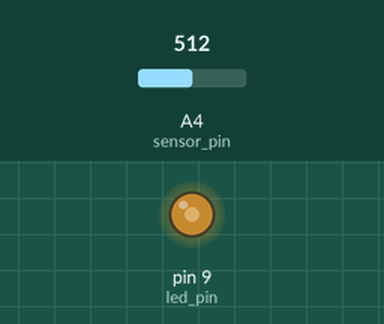
This sketch was run on a simulated Arduino Uno, built with avr-gcc and run on an emulated ATmega328P. Parts: output pins drawn as LEDs (lit = HIGH). Inputs (shaded band) come from the test bench; at power-on: A4 (sensor_pin) = 512.

Above: at 1.2 s.
1.3 s: A4 (sensor_pin) set to 306
At 2.0 s:
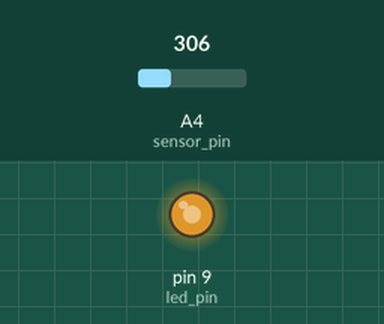
2.8 s: A4 (sensor_pin) set to 244
At 3.1 s:
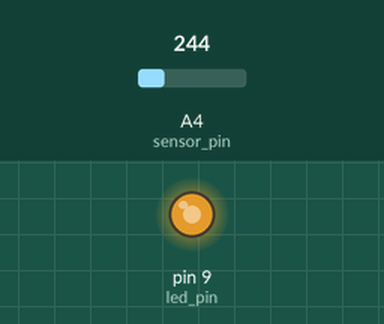
4.3 s: A4 (sensor_pin) set to 900
At 5.5 s:
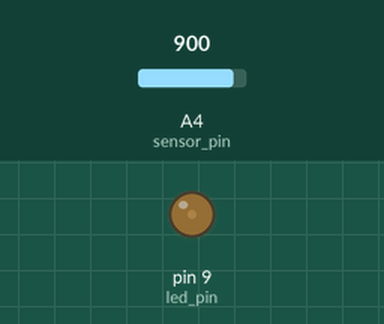
Timing chart, 0 to 7.3 s (numbered marks = the images above; inputs shaded):
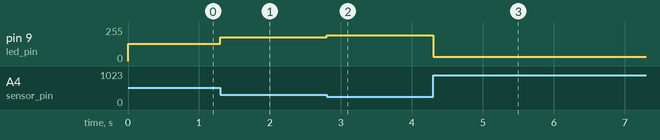

The sketch:

Glow_led_according_sensor2.ino
```cpp
const int sensor_pin = A4;
const int led_pin = 9;
const int fadeAmount = 1;
const int fade_delay = 0;
const int max_value = 254;
int bright = 0;
int current_bright = 1;
int sensorValue ;
int inc_value ;
int dec_value ;
void setup() {
 // Serial.begin(9600);
}
void loop() {
  sensorValue = analogRead(sensor_pin);
  int  current_bright2 = map(sensorValue, 0, 1023, 0, max_value);
  current_bright = max_value - current_bright2+1 ;

//  Serial.print(" current_bright -> ");
//  Serial.print(current_bright);
//  Serial.print(" current_bright-2 -> ");
//  Serial.print(current_bright2);
//  Serial.print(" bright -> ");
//  Serial.println(bright);


  //fade in =================================
  if (bright < current_bright) {
    inc_value  = current_bright - bright ;
    for (int i = 1 ; i <= inc_value ; i++) {
      bright = bright + 1;

//      Serial.print(" current_bright -> ");
//      Serial.print(current_bright);
//      Serial.print(" current_bright-2 -> ");
//      Serial.print(current_bright2);
//
//      Serial.print(" inc_value -> ");
//      Serial.print(inc_value);
//      Serial.print(" in_bright -> ");
//      Serial.println(bright);
      analogWrite(led_pin, bright);
      delay(fade_delay);
    }

  }
  //fade out ================================
  if (bright > current_bright) {
    dec_value  = bright - current_bright ;
    for (int j = 1 ; j <= dec_value ; j++) {
      bright = bright - 1;
//      Serial.print(" current_bright -> ");
//      Serial.print(current_bright);
//      Serial.print(" current_bright-2 -> ");
//      Serial.print(current_bright2);
//      Serial.print(" dec_value -> ");
//      Serial.print(dec_value);
//      Serial.print(" out_bright -> ");
//      Serial.println(bright);
      analogWrite(led_pin, bright);
      delay(fade_delay);
    }
  }

  current_bright = 0;
  analogWrite(led_pin, bright);
//  Serial.println();
//  Serial.println(" ======================================Main loop ==========================");
  delay(1);
}
```

Measured:
- after the input at 1.3 s, pin 9 (led_pin): 128/255 → 180/255 at once
- after the input at 2.8 s, pin 9 (led_pin): 180/255 → 195/255 at once
- after the input at 4.3 s, pin 9 (led_pin): 195/255 → 32/255 at once
